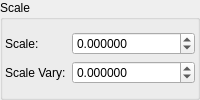
    <widget class="QGroupBox" name="groupBox_5">
     <property name="title">
      <string>Scale</string>
     </property>
     <layout class="QVBoxLayout" name="verticalLayout_8">
      <property name="leftMargin">
       <number>2</number>
      </property>
      <property name="topMargin">
       <number>2</number>
      </property>
      <property name="rightMargin">
       <number>2</number>
      </property>
      <property name="bottomMargin">
       <number>2</number>
      </property>
      <item>
       <layout class="QGridLayout" name="gridLayout_6" columnstretch="0,1">
        <item row="0" column="1">
         <widget class="MyDoubleSpinBox" name="spinbox_mandelbox_scale">
          <property name="sizePolicy">
           <sizepolicy hsizetype="Minimum" vsizetype="Maximum">
            <horstretch>0</horstretch>
            <verstretch>0</verstretch>
           </sizepolicy>
          </property>
          <property name="prefix">
           <string/>
          </property>
          <property name="suffix">
           <string/>
          </property>
          <property name="decimals">
           <number>6</number>
          </property>
          <property name="minimum">
           <double>-99.989999999999995</double>
          </property>
          <property name="maximum">
           <double>99.989999999999995</double>
          </property>
          <property name="singleStep">
           <double>0.100000000000000</double>
          </property>
         </widget>
        </item>
        <item row="0" column="0">
         <widget class="QLabel" name="label_171">
          <property name="text">
           <string>Scale:</string>
          </property>
         </widget>
        </item>
        <item row="1" column="0">
         <widget class="QLabel" name="label_172">
          <property name="text">
           <string>Scale Vary:</string>
          </property>
         </widget>
        </item>
        <item row="1" column="1">
         <widget class="MyDoubleSpinBox" name="spinbox_mandelbox_vary_scale_vary">
          <property name="sizePolicy">
           <sizepolicy hsizetype="Minimum" vsizetype="Maximum">
            <horstretch>0</horstretch>
            <verstretch>0</verstretch>
           </sizepolicy>
          </property>
          <property name="prefix">
           <string/>
          </property>
          <property name="suffix">
           <string/>
          </property>
          <property name="decimals">
           <number>6</number>
          </property>
          <property name="minimum">
           <double>-2.000000000000000</double>
          </property>
          <property name="maximum">
           <double>2.000000000000000</double>
          </property>
          <property name="singleStep">
           <double>0.100000000000000</double>
          </property>
         </widget>
        </item>
       </layout>
      </item>
     </layout>
    </widget>
